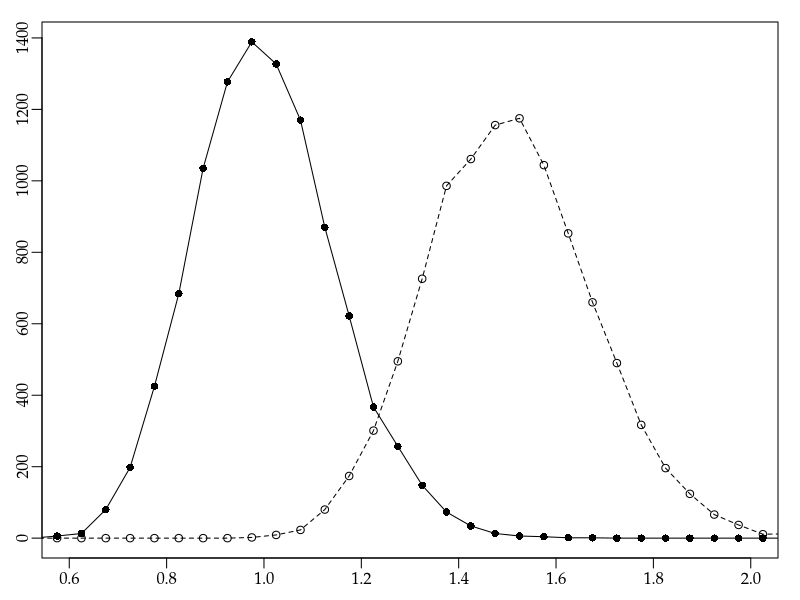

R code for this plot:
args = commandArgs()
basename = sub(".R$", "", sub("^--file=(.*/)?", "", args[grep("^--file=", args)]))
if (length(basename) != 0)
    quartz(type="pdf", file=paste0(basename, ".pdf"), width=3, height=3)
par(family="Palatino")
par(mgp=c(1.5,0.5,0)) # title and axis margins. default: c(3,1,0)
par(mar=c(2,2,1,1)+0.1) # bottom, left, top, right margins. default: c(5,4,4,2)+0.1
f = function() {
    x=rpois(144, 10*sin(2*pi*(0:143)/144)+100)
    x1=x[1:143]
    x2=x[2:144]
    c(var(x)/mean(x), mean((x1-x2)^2/(x1+x2)))
}
r = replicate(10000, f())
h1 = hist(r[1,], breaks=seq(0,3,0.05), plot=FALSE)
h2 = hist(r[2,], breaks=seq(0,3,0.05), plot=FALSE)
plot(h2$mids, h2$counts, type="o", pch=16, xlim=c(0.6,2), xlab="", ylab="")
points(h1$mids, h1$counts, type="o", lty=2)
dev.off()
